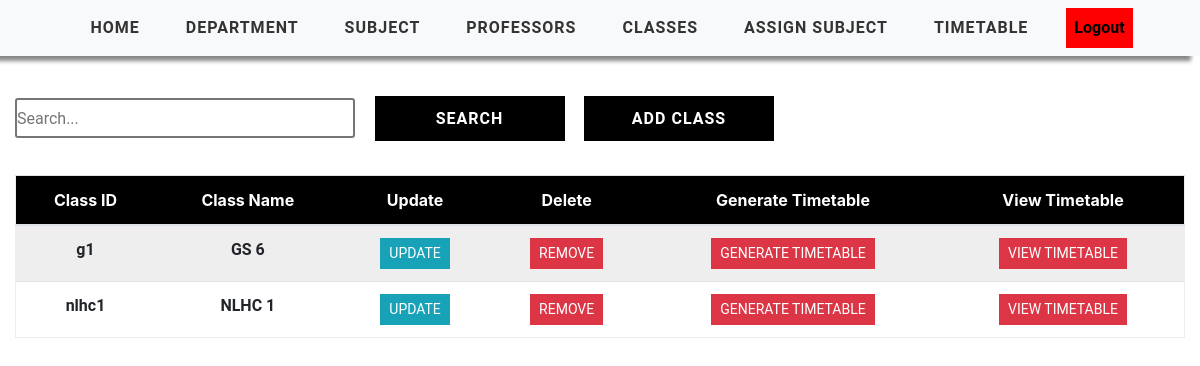
/class-view/ (signed in), run on the app's committed database.
### timetableapp/models.py (models this page shows, shortened)
class Class(models.Model):
    WEEK_DAY = (
    ('Monday', 'Monday'),
    ('Tuesday', 'Tuesday'),
    ('Wednesday', 'Wednesday'),
    ('Thursday', 'Thursday'),
    ('Friday', 'Friday'),
    ('Saturday', 'Saturday')
    )
    user = models.ForeignKey(User, on_delete=models.CASCADE, null=True, blank=True)
    class_id = models.CharField(max_length=2000)
    class_name = models.CharField(max_length=2000)
    class_strength=models.IntegerField(null=True,default=100)
    week_day = MultiSelectField(max_length=2000, choices=WEEK_DAY, max_choices=6)
    no_sessions = models.PositiveIntegerField(default = 8)
    class_mins = models.PositiveIntegerField(default = 60)
    start_time = models.TimeField(default=time(8,00))
    end_time = models.TimeField(default=time(18,00))
    break_start = models.TimeField(null=True,blank=True, default=time(12,00))
    break_end = models.TimeField(null=True,blank=True, default=time(13,00))
    class Meta:
        unique_together = ('user','class_id')

### timetableapp/views.py (the view)
# urls.py: path('class-view/', views.ClassTable, name='class_view'),
@login_required(login_url='login')
def ClassTable(request):
    global errors
    sections = Class.objects.filter(user=request.user)
    context = {'sections': sections}
    context.update(errors)
    errors = {}
    return render(request, 'timetableapp/ClassTable.html', context)

### ActivitySelectionTimetable/timetableapp/templates/timetableapp/ClassTable.html
{% extends 'timetableapp/main.html' %}
{% load static %}
{% block content %}
    <div class="container-fluid">
    <div class="search">
        <input type="text" class="searchbox" placeholder="Search...">
        <input type="submit" value="Search" class="searchButton">
        <a href="{% url 'add-class' %}"><button class="searchButton">Add Class </button></a>
    </div>
	<div class="">
        <table class="table text-center">
            <thead class="table-header" style="color: white;">
			<tr>
                <div class="header__item filter__link" >
                   <th scope="col" class="text-center">Class ID</th>
                </div>
                <div class="header__item filter__link">
                  <th class="text-center" scope="col">Class Name</th>
                </div>
                <div class="header__item filter__link">
                    <th class="text-center" scope="col"> Update</th>
                </div>
                <div class="header__item filter__link">
                     <th class="text-center" scope="col">Delete</th>
                </div>
                <div class="header__item filter__link">
                    <th class="text-center" scope="col">Generate Timetable</th>
                </div>
                <div class="header__item filter__link">
                    <th class="text-center" scope="col">View Timetable</th>
                </div>
			</tr>
            </thead>
			<tbody class="tab-content">
                {% for section in sections %}
				    <tr class="table-row text-center">
                        <th scope="row" class="table-data">{{ section.class_id }}</th>
						<th scope="row" class="table-data"  >{{ section.class_name }}</th>
                        <th scope="row" class="table-data"> <a href="{% url 'update-classview' section.class_id %}" class="btn btn-sm btn-info">Update</a></th>
                        <th scope="row" class="table-data"> <a href="{% url 'delete-class' section.class_id %}" class="btn btn-sm btn-danger" >Remove</a></th>
                        <th scope="row" class="table-data"> <a href="{% url 'generate-timetable' section.class_id %}" class="btn btn-sm btn-danger" >Generate Timetable</a></th>
                        <th scope="row" class="table-data"> <a href="{% url 'timetable' section.class_id %}" class="btn btn-sm btn-danger" >View Timetable</a></th>
					</tr>
                {% endfor %}
            </tbody>
        </table>
</div>
    </div>
{% endblock %}

### static/css/style.css (style rules this page uses)
a { cursor: pointer; }

### static/css/tables.css (style rules this page uses)
*, *:before, *:after { box-sizing: border-box; }
body { font-family: "Roboto", sans-serif; margin: 0; background-color: white; }
.table { border: 1px solid #eeeeee; overflow-y: auto; overflow-x: auto; overflow-style: marquee-line; height: max-content; }
.table-header { width: 100%; background: #000; padding: 18px 0; position: sticky; top: 0; }
.table-row { width: 100%; padding: 18px 0; }
.table-row:nth-of-type(odd) { background: #eeeeee; }
.table-data, .header__item { flex: 1 1 20%; text-align: center; font-family: Roboto, sans-serif; font-weight: bold; }
.header__item { text-transform: uppercase; }
.filter__link { color: white; text-decoration: none; position: relative; display: inline-block; padding-left: 24px; padding-right: 24px; }
.filter__link::after { content: ""; position: absolute; right: -18px; color: white; font-size: 12px; top: 50%; transform: translateY(-50%); }
.btn { border-radius: 0 !important; font-family: Roboto, sans-serif !important; text-transform: uppercase; }
.search { display: inline-block; }
.searchbox { width: 340px; height: 40px; border-style: solid; border-radius: 3px; font-family: Roboto, sans-serif; text-align: justify; }
.searchButton { width: 190px; height: 45px ; font-family: Roboto, sans-serif; text-transform: uppercase; letter-spacing: 1px; font-weight: bolder; color: white ; background: black; margin-left: 15px; margin-top: 40px; border-color: black ; border-radius: 0 ; border-style: solid; border-width: 3px ; }

### static/css/add.css (style rules this page uses)
* { margin:0; padding:0; box-sizing: border-box; }
.container-fluid { display: flex; flex-direction: column; gap:10px; }

### static/css/nav.css (style rules this page uses)
* { margin:0; padding:0; box-sizing: border-box; }

### data on the page
Class: class_id "g1", class_name "GS 6"
Class: class_id "nlhc1", class_name "NLHC 1"
